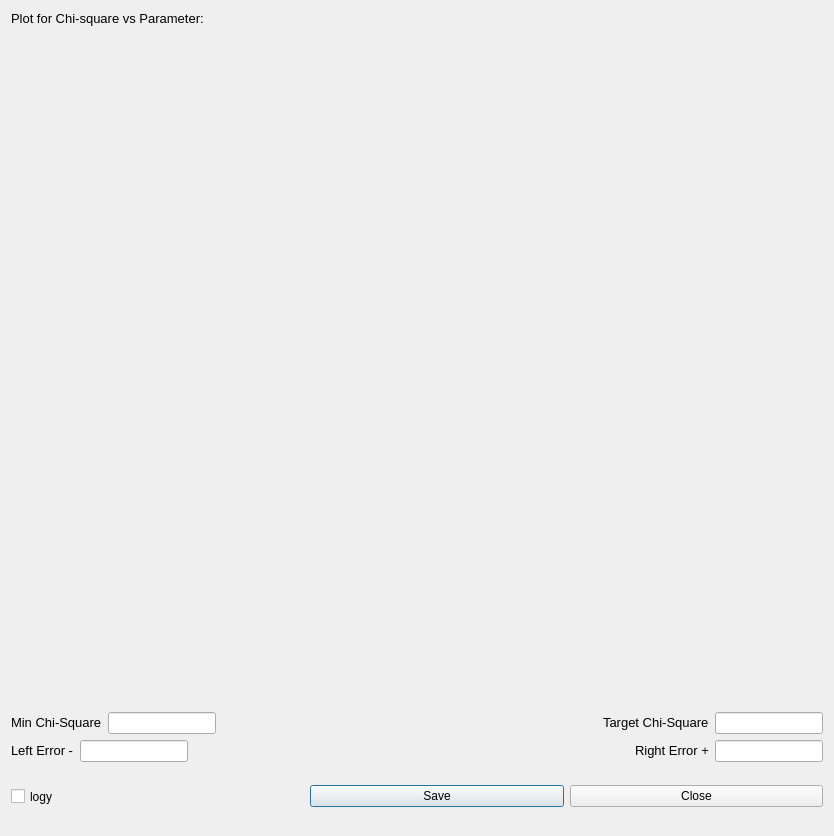
<?xml version="1.0" encoding="UTF-8"?>
<ui version="4.0">
 <class>Dialog</class>
 <widget class="QDialog" name="Dialog">
  <property name="geometry">
   <rect>
    <x>0</x>
    <y>0</y>
    <width>834</width>
    <height>836</height>
   </rect>
  </property>
  <property name="windowTitle">
   <string>Dialog</string>
  </property>
  <layout class="QGridLayout" name="gridLayout">
   <item row="0" column="0">
    <layout class="QVBoxLayout" name="verticalLayout">
     <item>
      <widget class="QLabel" name="label">
       <property name="sizePolicy">
        <sizepolicy hsizetype="Expanding" vsizetype="Preferred">
         <horstretch>0</horstretch>
         <verstretch>0</verstretch>
        </sizepolicy>
       </property>
       <property name="maximumSize">
        <size>
         <width>16777215</width>
         <height>16777215</height>
        </size>
       </property>
       <property name="font">
        <font>
         <pointsize>10</pointsize>
        </font>
       </property>
       <property name="text">
        <string>Plot for Chi-square vs Parameter:  </string>
       </property>
      </widget>
     </item>
     <item>
      <widget class="MplWidget" name="plotWidget" native="true">
       <property name="sizePolicy">
        <sizepolicy hsizetype="Preferred" vsizetype="Expanding">
         <horstretch>0</horstretch>
         <verstretch>0</verstretch>
        </sizepolicy>
       </property>
      </widget>
     </item>
     <item>
      <layout class="QHBoxLayout" name="horizontalLayout_2">
       <item>
        <widget class="QLabel" name="labe2">
         <property name="sizePolicy">
          <sizepolicy hsizetype="Preferred" vsizetype="Fixed">
           <horstretch>0</horstretch>
           <verstretch>0</verstretch>
          </sizepolicy>
         </property>
         <property name="font">
          <font>
           <pointsize>10</pointsize>
          </font>
         </property>
         <property name="text">
          <string>Min Chi-Square</string>
         </property>
        </widget>
       </item>
       <item>
        <widget class="QLineEdit" name="minchiLE">
         <property name="sizePolicy">
          <sizepolicy hsizetype="Preferred" vsizetype="Fixed">
           <horstretch>0</horstretch>
           <verstretch>0</verstretch>
          </sizepolicy>
         </property>
         <property name="maximumSize">
          <size>
           <width>16777215</width>
           <height>16777215</height>
          </size>
         </property>
        </widget>
       </item>
       <item>
        <spacer name="horizontalSpacer">
         <property name="orientation">
          <enum>Qt::Horizontal</enum>
         </property>
         <property name="sizeHint" stdset="0">
          <size>
           <width>40</width>
           <height>20</height>
          </size>
         </property>
        </spacer>
       </item>
       <item>
        <widget class="QLabel" name="label_2">
         <property name="sizePolicy">
          <sizepolicy hsizetype="Preferred" vsizetype="Fixed">
           <horstretch>0</horstretch>
           <verstretch>0</verstretch>
          </sizepolicy>
         </property>
         <property name="font">
          <font>
           <pointsize>10</pointsize>
          </font>
         </property>
         <property name="text">
          <string>Target Chi-Square</string>
         </property>
        </widget>
       </item>
       <item>
        <widget class="QLineEdit" name="tarchiLE">
         <property name="sizePolicy">
          <sizepolicy hsizetype="Preferred" vsizetype="Fixed">
           <horstretch>0</horstretch>
           <verstretch>0</verstretch>
          </sizepolicy>
         </property>
         <property name="maximumSize">
          <size>
           <width>16777215</width>
           <height>16777215</height>
          </size>
         </property>
        </widget>
       </item>
      </layout>
     </item>
     <item>
      <layout class="QHBoxLayout" name="horizontalLayout_3">
       <item>
        <widget class="QLabel" name="minchiLE_2">
         <property name="sizePolicy">
          <sizepolicy hsizetype="Preferred" vsizetype="Fixed">
           <horstretch>0</horstretch>
           <verstretch>0</verstretch>
          </sizepolicy>
         </property>
         <property name="font">
          <font>
           <pointsize>10</pointsize>
          </font>
         </property>
         <property name="text">
          <string>Left Error -</string>
         </property>
        </widget>
       </item>
       <item>
        <widget class="QLineEdit" name="lefterrLE">
         <property name="sizePolicy">
          <sizepolicy hsizetype="Preferred" vsizetype="Fixed">
           <horstretch>0</horstretch>
           <verstretch>0</verstretch>
          </sizepolicy>
         </property>
         <property name="maximumSize">
          <size>
           <width>16777215</width>
           <height>16777215</height>
          </size>
         </property>
        </widget>
       </item>
       <item>
        <spacer name="horizontalSpacer_2">
         <property name="orientation">
          <enum>Qt::Horizontal</enum>
         </property>
         <property name="sizeType">
          <enum>QSizePolicy::Expanding</enum>
         </property>
         <property name="sizeHint" stdset="0">
          <size>
           <width>40</width>
           <height>20</height>
          </size>
         </property>
        </spacer>
       </item>
       <item>
        <widget class="QLabel" name="label_3">
         <property name="sizePolicy">
          <sizepolicy hsizetype="Preferred" vsizetype="Fixed">
           <horstretch>0</horstretch>
           <verstretch>0</verstretch>
          </sizepolicy>
         </property>
         <property name="font">
          <font>
           <pointsize>10</pointsize>
          </font>
         </property>
         <property name="text">
          <string>Right Error +</string>
         </property>
        </widget>
       </item>
       <item>
        <widget class="QLineEdit" name="righterrLE">
         <property name="sizePolicy">
          <sizepolicy hsizetype="Preferred" vsizetype="Fixed">
           <horstretch>0</horstretch>
           <verstretch>0</verstretch>
          </sizepolicy>
         </property>
         <property name="maximumSize">
          <size>
           <width>16777215</width>
           <height>16777215</height>
          </size>
         </property>
        </widget>
       </item>
      </layout>
     </item>
     <item>
      <layout class="QHBoxLayout" name="horizontalLayout">
       <item>
        <widget class="QCheckBox" name="logyCB">
         <property name="minimumSize">
          <size>
           <width>0</width>
           <height>57</height>
          </size>
         </property>
         <property name="text">
          <string>logy</string>
         </property>
        </widget>
       </item>
       <item>
        <spacer name="horizontalSpacer_3">
         <property name="orientation">
          <enum>Qt::Horizontal</enum>
         </property>
         <property name="sizeType">
          <enum>QSizePolicy::Minimum</enum>
         </property>
         <property name="sizeHint" stdset="0">
          <size>
           <width>40</width>
           <height>20</height>
          </size>
         </property>
        </spacer>
       </item>
       <item>
        <widget class="QPushButton" name="savePB">
         <property name="text">
          <string>Save</string>
         </property>
        </widget>
       </item>
       <item>
        <widget class="QPushButton" name="closePB">
         <property name="text">
          <string>Close</string>
         </property>
        </widget>
       </item>
      </layout>
     </item>
    </layout>
   </item>
  </layout>
 </widget>
 <customwidgets>
  <customwidget>
   <class>MplWidget</class>
   <extends>QWidget</extends>
   <header location="global">mplwidget</header>
   <container>1</container>
  </customwidget>
 </customwidgets>
 <resources/>
 <connections/>
</ui>
